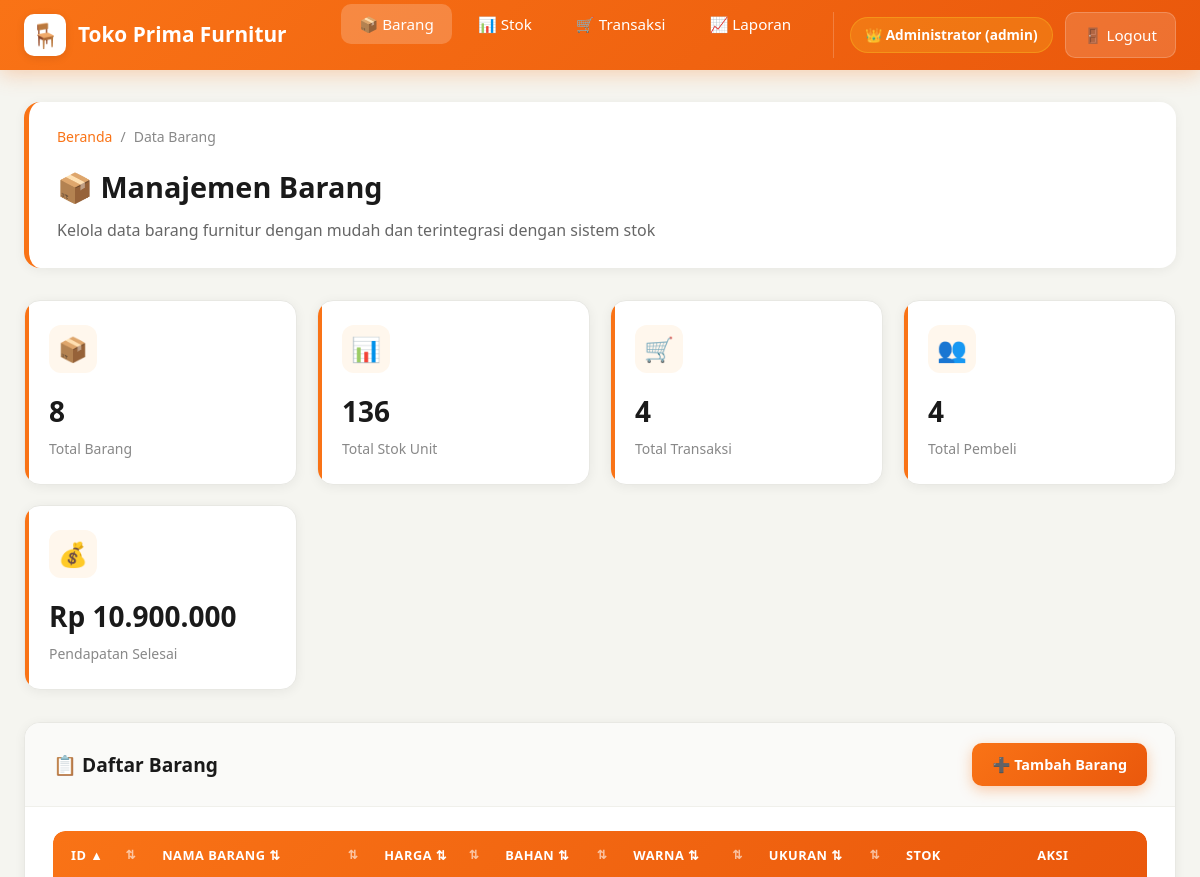
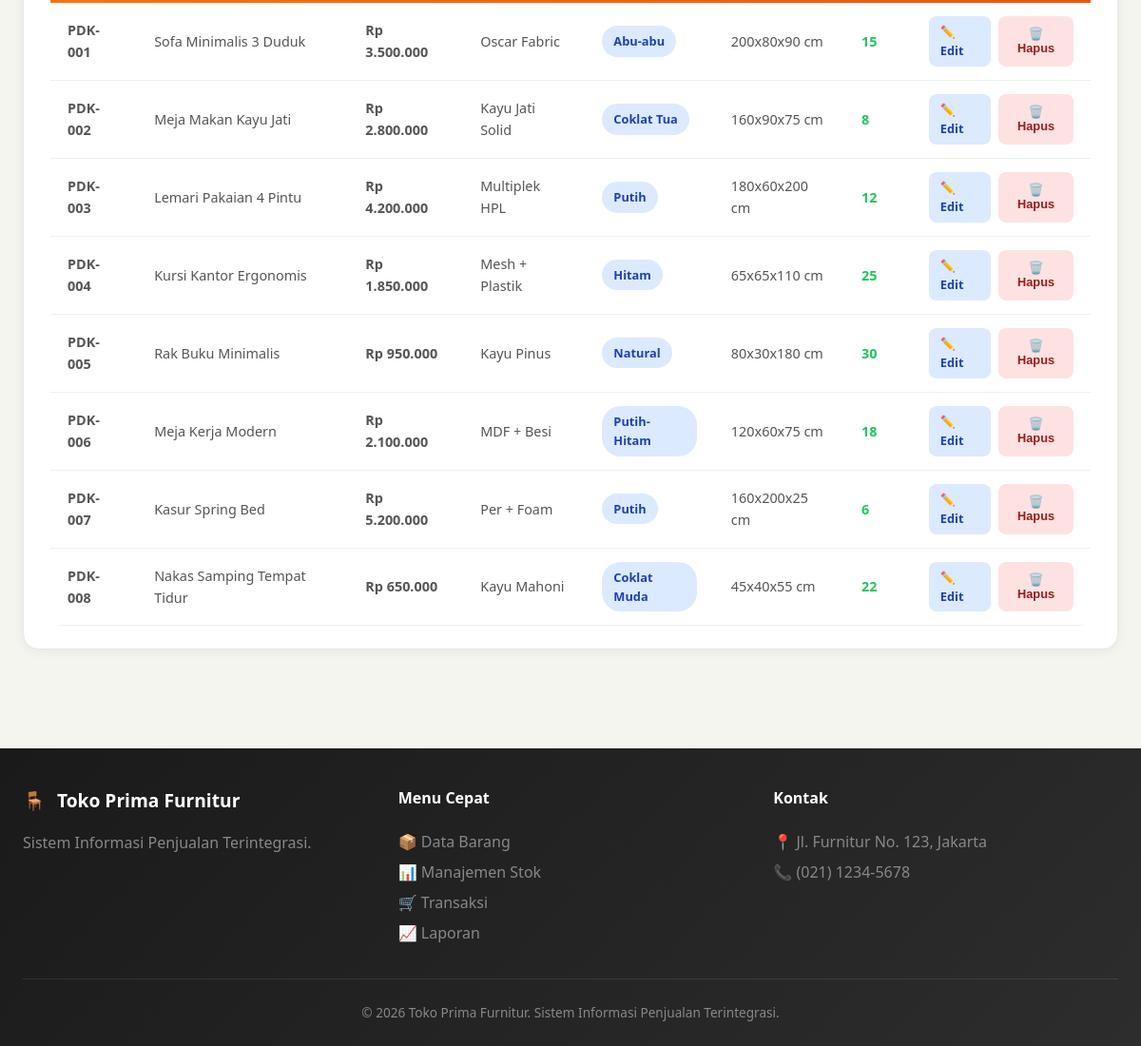
/index.php (signed in), run on the app's committed database (2 pictures, top to bottom).
### tables this page shows
CREATE TABLE IF NOT EXISTS stok (
    id_stok VARCHAR(10) PRIMARY KEY,
    id_barang VARCHAR(10) NOT NULL,
    jumlah_barang INT NOT NULL DEFAULT 0,
    lokasi_rak VARCHAR(20) DEFAULT 'Rak A1',
    last_update TIMESTAMP DEFAULT CURRENT_TIMESTAMP ON UPDATE CURRENT_TIMESTAMP,
    FOREIGN KEY (id_barang) REFERENCES barang(id_barang) ON DELETE CASCADE ON UPDATE CASCADE
);

CREATE TABLE IF NOT EXISTS barang (
    id_barang VARCHAR(10) PRIMARY KEY,
    nama VARCHAR(100) NOT NULL,
    harga DECIMAL(12,2) NOT NULL,
    bahan VARCHAR(50) NOT NULL,
    warna VARCHAR(30) NOT NULL,
    ukuran VARCHAR(30) NOT NULL,
    created_at TIMESTAMP DEFAULT CURRENT_TIMESTAMP,
    updated_at TIMESTAMP DEFAULT CURRENT_TIMESTAMP ON UPDATE CURRENT_TIMESTAMP
);

### config/koneksi.php (called while the page is built, shortened)
<?php
function isAdmin() {
    return isset($_SESSION['user_role']) && $_SESSION['user_role'] === 'admin';
}
function getUserName() {
    return $_SESSION['user_name'] ?? 'Guest';
}
function getUserRole() {
    return $_SESSION['user_role'] ?? '-';
}
function sanitize($data) {
    return htmlspecialchars(trim($data), ENT_QUOTES, 'UTF-8');
}
function formatRupiah($angka) {
    return "Rp " . number_format($angka, 0, ',', '.');
}

### public/index.php (the view, shortened to what this page needs)
<?php
require_once '../config/koneksi.php';
$sort = isset($_GET['sort']) ? $_GET['sort'] : 'id_barang';
$order = isset($_GET['order']) ? strtoupper($_GET['order']) : 'ASC';
$next_order = ($order === 'ASC') ? 'DESC' : 'ASC';
try {
    $sql = "SELECT b.*, COALESCE(s.jumlah_barang, 0) as stok, s.lokasi_rak
            FROM barang b
            LEFT JOIN stok s ON b.id_barang = s.id_barang
            ORDER BY b.{$sort} {$order}";
    $stmt = $pdo->query($sql);
    $barang_list = $stmt->fetchAll();
    $stats = [
        'total_barang' => $pdo->query("SELECT COUNT(*) FROM barang")->fetchColumn(),
        'total_stok' => $pdo->query("SELECT COALESCE(SUM(jumlah_barang), 0) FROM stok")->fetchColumn(),
        'total_transaksi' => $pdo->query("SELECT COUNT(*) FROM transaksi")->fetchColumn(),
        'total_pembeli' => $pdo->query("SELECT COUNT(*) FROM pembeli")->fetchColumn(),
        'total_pendapatan' => $pdo->query("SELECT COALESCE(SUM(total_harga), 0) FROM transaksi WHERE status = 'Selesai'")->fetchColumn()
    ];
} catch (PDOException $e) {
    $barang_list = [];
    $stats = ['total_barang' => 0, 'total_stok' => 0, 'total_transaksi' => 0, 'total_pembeli' => 0, 'total_pendapatan' => 0];
}
function sortIcon($col, $currentSort, $currentOrder) {
    return ($col === $currentSort) ? ($currentOrder === 'ASC' ? '▲' : '▼') : '⇅';
}
?>
<!DOCTYPE html>
<html lang="id">
<head>
    <link rel="stylesheet" href="assets/css/style.css">
</head>
<body>
<nav class="navbar">
        <div class="navbar-container">
            <a href="index.php" class="navbar-brand">
                <div class="brand-icon">🪑</div>
                <span>Toko Prima Furnitur</span>
            </a>
            <ul class="navbar-menu">
                <li><a href="index.php" class="active">📦 Barang</a></li>
                <li><a href="stok.php">📊 Stok</a></li>
                <li><a href="transaksi.php">🛒 Transaksi</a></li>
                <?php if (isAdmin()): ?>
                <li><a href="laporan.php">📈 Laporan</a></li>
                <?php endif; ?>
                <li class="nav-user">
                    <span class="user-badge <?php echo getUserRole(); ?>">
                        <?php echo getUserRole() === 'admin' ? '👑' : '💰'; ?>
                        <?php echo sanitize(getUserName()); ?> (<?php echo getUserRole(); ?>)
                    </span>
                    <a href="logout.php" class="btn-logout">🚪 Logout</a>
                </li>
            </ul>
        </div>
    </nav>
    <div class="main-container">
        <div class="page-header">
            <div class="breadcrumb">
                <a href="index.php">Beranda</a>
                <span>/</span>
                <span>Data Barang</span>
            </div>
            <h1>📦 Manajemen Barang</h1>
            <p>Kelola data barang furnitur dengan mudah dan terintegrasi dengan sistem stok</p>
        </div>
        <div class="stats-grid">
            <div class="stat-card">
                <div class="stat-icon">📦</div>
                <div class="stat-value"><?php echo $stats['total_barang']; ?></div>
                <div class="stat-label">Total Barang</div>
            </div>
            <div class="stat-card">
                <div class="stat-icon">📊</div>
                <div class="stat-value"><?php echo $stats['total_stok']; ?></div>
                <div class="stat-label">Total Stok Unit</div>
            </div>
            <div class="stat-card">
                <div class="stat-icon">🛒</div>
                <div class="stat-value"><?php echo $stats['total_transaksi']; ?></div>
                <div class="stat-label">Total Transaksi</div>
            </div>
            <div class="stat-card">
                <div class="stat-icon">👥</div>
                <div class="stat-value"><?php echo $stats['total_pembeli']; ?></div>
                <div class="stat-label">Total Pembeli</div>
            </div>
            <div class="stat-card">
                <div class="stat-icon">💰</div>
                <div class="stat-value"><?php echo formatRupiah($stats['total_pendapatan']); ?></div>
                <div class="stat-label">Pendapatan Selesai</div>
            </div>
        </div>
        <div class="card">
            <div class="card-header">
                <h2>📋 Daftar Barang</h2>
                <?php if (isAdmin()): ?>
                <a href="tambah.php" class="btn btn-primary">➕ Tambah Barang</a>
                <?php endif; ?>
            </div>
            <div class="card-body">
                <?php if (empty($barang_list)): ?>
                    <div class="empty-state">
                        <div class="empty-icon">📦</div>
                        <h3>Belum Ada Data Barang</h3>
                        <p>Silakan tambah data barang pertama Anda dengan mengklik tombol di atas.</p>
                        <?php if (isAdmin()): ?>
                        <a href="tambah.php" class="btn btn-primary">Tambah Barang Pertama</a>
                        <?php endif; ?>
                    </div>
                <?php else: ?>
                    <div class="table-container">
                        <table class="data-table">
                            <thead>
                                <tr>
                                    <th class="sortable" onclick="window.location.href='?sort=id_barang&order=<?php echo $next_order; ?>'">
                                        ID <?php echo sortIcon('id_barang', $sort, $order); ?>
                                    </th>
                                    <th class="sortable" onclick="window.location.href='?sort=nama&order=<?php echo $next_order; ?>'">
                                        Nama Barang <?php echo sortIcon('nama', $sort, $order); ?>
                                    </th>
                                    <th class="sortable" onclick="window.location.href='?sort=harga&order=<?php echo $next_order; ?>'">
                                        Harga <?php echo sortIcon('harga', $sort, $order); ?>
                                    </th>
                                    <th class="sortable" onclick="window.location.href='?sort=bahan&order=<?php echo $next_order; ?>'">
                                        Bahan <?php echo sortIcon('bahan', $sort, $order); ?>
                                    </th>
                                    <th class="sortable" onclick="window.location.href='?sort=warna&order=<?php echo $next_order; ?>'">
                                        Warna <?php echo sortIcon('warna', $sort, $order); ?>
                                    </th>
                                    <th class="sortable" onclick="window.location.href='?sort=ukuran&order=<?php echo $next_order; ?>'">
                                        Ukuran <?php echo sortIcon('ukuran', $sort, $order); ?>
                                    </th>
                                    <th>Stok</th>
                                    <th style="text-align: center;">Aksi</th>
                                </tr>
                            </thead>
                            <tbody>
                                <?php foreach ($barang_list as $barang): ?>
                                    <tr>
                                        <td><strong><?php echo sanitize($barang['id_barang']); ?></strong></td>
                                        <td><?php echo sanitize($barang['nama']); ?></td>
                                        <td class="price-tag"><?php echo formatRupiah($barang['harga']); ?></td>
                                        <td><?php echo sanitize($barang['bahan']); ?></td>
                                        <td><span class="badge badge-info"><?php echo sanitize($barang['warna']); ?></span></td>
                                        <td><?php echo sanitize($barang['ukuran']); ?></td>
                                        <td>
                                            <?php if ($barang['stok'] <= 5): ?>
                                                <span class="stock-low"><?php echo $barang['stok']; ?> (Kritis)</span>
                                            <?php else: ?>
                                                <span class="stock-ok"><?php echo $barang['stok']; ?></span>
                                            <?php endif; ?>
                                        </td>
                                        <td>
                                            <div class="action-btns">
                                                <?php if (isAdmin()): ?>
                                                <a href="edit.php?id=<?php echo urlencode($barang['id_barang']); ?>" class="btn-edit">✏️ Edit</a>
                                                <button type="button" class="btn-delete" onclick="openDeleteModal('<?php echo sanitize($barang['id_barang']); ?>', '<?php echo sanitize($barang['nama']); ?>')">🗑️ Hapus</button>
                                                <?php else: ?>
                                                <span style="color:#888;font-size:0.8rem;">🔒 Hanya Admin</span>
                                                <?php endif; ?>
                                            </div>
                                        </td>
                                    </tr>
                                <?php endforeach; ?>
                            </tbody>
                        </table>
                    </div>
                <?php endif; ?>
            </div>
        </div>
    </div>
    <footer class="footer">
        <div class="footer-container">
            <div class="footer-section">
                <div class="footer-brand">
                    <span>🪑</span>
                    <span>Toko Prima Furnitur</span>
                </div>
                <p>Sistem Informasi Penjualan Terintegrasi.</p>
            </div>
            <div class="footer-section">
                <h4>Menu Cepat</h4>
                <a href="index.php">📦 Data Barang</a><br>
                <a href="stok.php">📊 Manajemen Stok</a><br>
                <a href="transaksi.php">🛒 Transaksi</a><br>
                <a href="laporan.php">📈 Laporan</a>
            </div>
            <div class="footer-section">
                <h4>Kontak</h4>
                <p>📍 Jl. Furnitur No. 123, Jakarta</p>
                <p>📞 (021) 1234-5678</p>
            </div>
        </div>
        <div class="footer-bottom">
            <p>© 2026 Toko Prima Furnitur. Sistem Informasi Penjualan Terintegrasi.</p>
        </div>
    </footer>
</body>
</html>

### data on the page
stok: id_barang.id_barang "PDK-001", id_barang.nama "Sofa Minimalis 3 Duduk", id_barang.harga "Rp 3.500.000", id_barang.bahan "Oscar Fabric", id_barang.warna "Abu-abu", id_barang.ukuran "200x80x90 cm", stok "15"
stok: id_barang.id_barang "PDK-002", id_barang.nama "Meja Makan Kayu Jati", id_barang.harga "Rp 2.800.000", id_barang.bahan "Kayu Jati Solid", id_barang.warna "Coklat Tua", id_barang.ukuran "160x90x75 cm", stok "8"
stok: id_barang.id_barang "PDK-003", id_barang.nama "Lemari Pakaian 4 Pintu", id_barang.harga "Rp 4.200.000", id_barang.bahan "Multiplek HPL", id_barang.warna "Putih", id_barang.ukuran "180x60x200 cm", stok "12"
stok: id_barang.id_barang "PDK-004", id_barang.nama "Kursi Kantor Ergonomis", id_barang.harga "Rp 1.850.000", id_barang.bahan "Mesh + Plastik", id_barang.warna "Hitam", id_barang.ukuran "65x65x110 cm", stok "25"
stok: id_barang.id_barang "PDK-005", id_barang.nama "Rak Buku Minimalis", id_barang.harga "Rp 950.000", id_barang.bahan "Kayu Pinus", id_barang.warna "Natural", id_barang.ukuran "80x30x180 cm", stok "30"
stok: id_barang.id_barang "PDK-006", id_barang.nama "Meja Kerja Modern", id_barang.harga "Rp 2.100.000", id_barang.bahan "MDF + Besi", id_barang.warna "Putih-Hitam", id_barang.ukuran "120x60x75 cm", stok "18"
stok: id_barang.id_barang "PDK-007", id_barang.nama "Kasur Spring Bed", id_barang.harga "Rp 5.200.000", id_barang.bahan "Per + Foam", id_barang.warna "Putih", id_barang.ukuran "160x200x25 cm", stok "6"
stok: id_barang.id_barang "PDK-008", id_barang.nama "Nakas Samping Tempat Tidur", id_barang.harga "Rp 650.000", id_barang.bahan "Kayu Mahoni", id_barang.warna "Coklat Muda", id_barang.ukuran "45x40x55 cm", stok "22"

### other printed values
getUserName() "Administrator"
getUserRole() "admin"
$stats['total_barang'] "8"
$stats['total_stok'] "136"
$stats['total_transaksi'] "4"
$stats['total_pembeli'] "4"
formatRupiah($stats['total_pendapatan']) "Rp 10.900.000"
sortIcon('id_barang', $sort, $order) "▲"
sortIcon('nama', $sort, $order) "⇅"
sortIcon('harga', $sort, $order) "⇅"
sortIcon('bahan', $sort, $order) "⇅"
sortIcon('warna', $sort, $order) "⇅"
sortIcon('ukuran', $sort, $order) "⇅"
